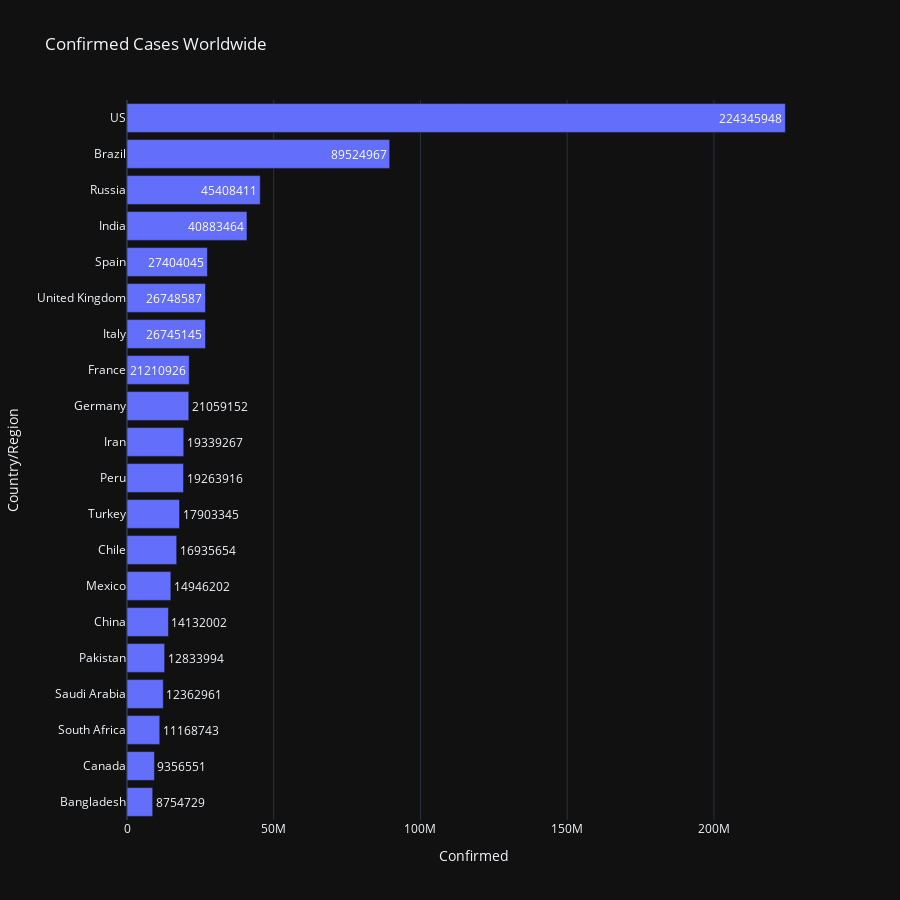
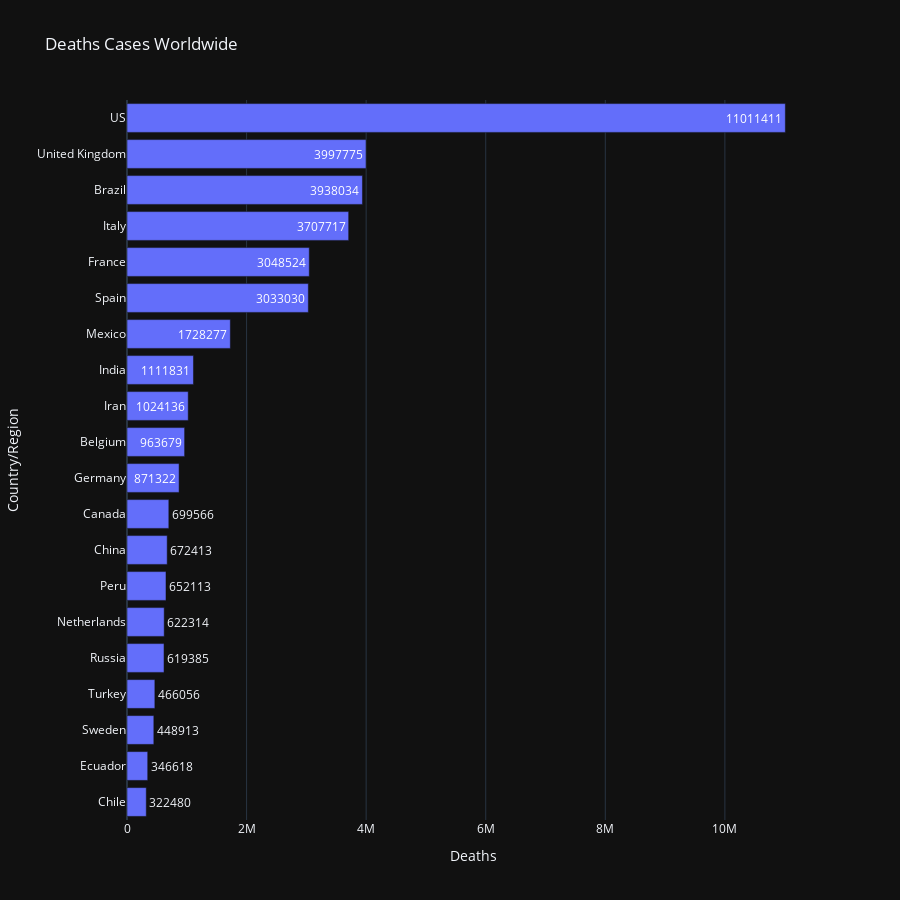
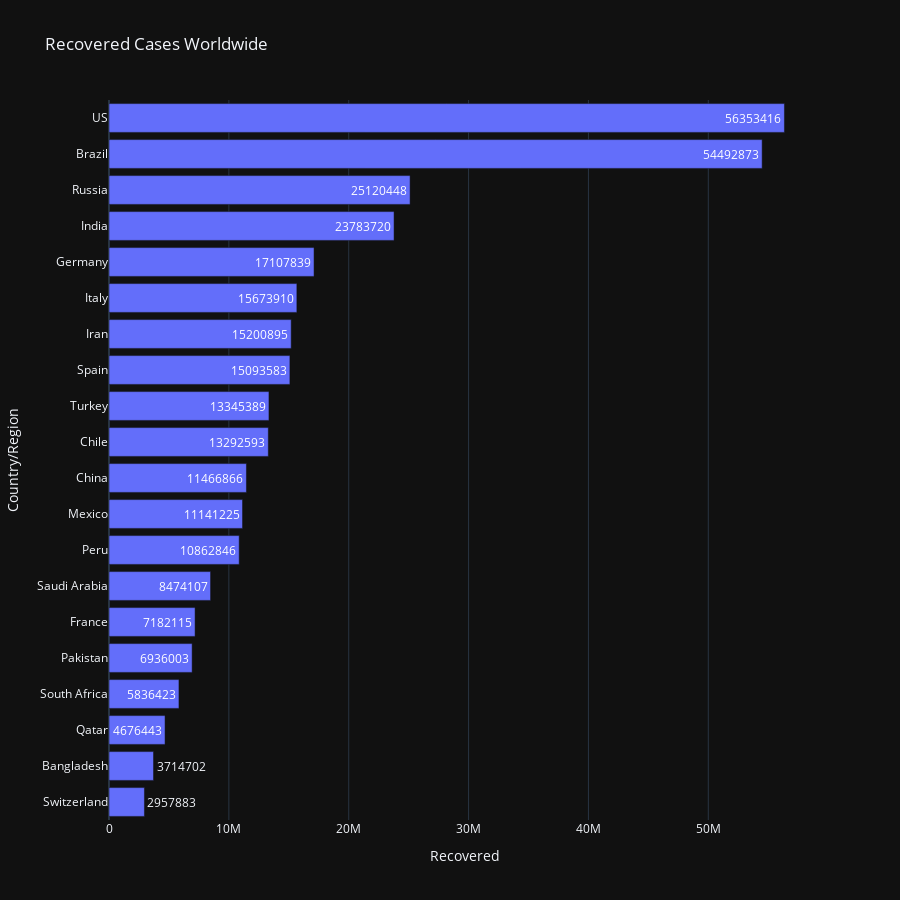
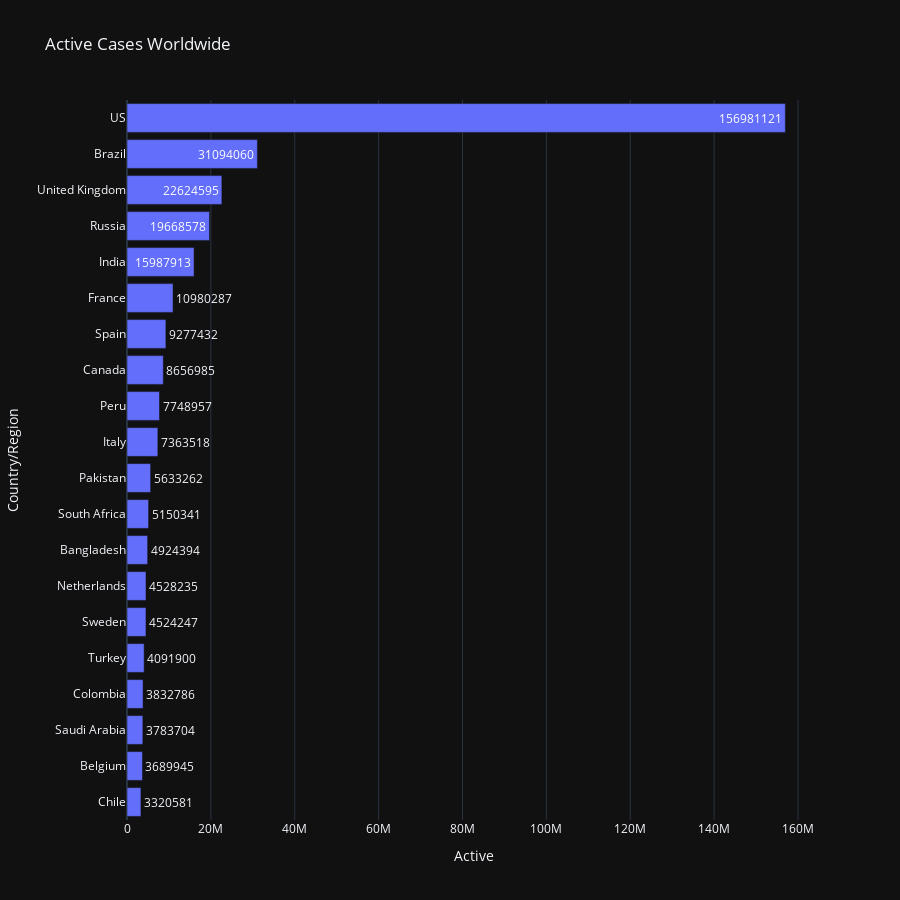

The notebook cell saved with these charts, in order:
### Code cell
# Creating a dataframe with total no of cases for every country
confirmiedcases = pd.DataFrame(cleaned_data.groupby('Country/Region')['Confirmed'].sum())
confirmiedcases['Country/Region'] = confirmiedcases.index
confirmiedcases.index = np.arange(1,188)

Deathcases = pd.DataFrame(cleaned_data.groupby('Country/Region')['Deaths'].sum())
Deathcases['Country/Region'] = Deathcases.index
Deathcases.iodex = np.arange(1,181)

Recoveredcases = pd.DataFrame(cleaned_data.groupby('Country/Region')['Recovered'].sum())
Recoveredcases['Country/Region'] = Recoveredcases.index
Recoveredcases.iodex = np.arange(1,188)

Activecases = pd.DataFrame(cleaned_data.groupby('Country/Region')['Active'].sum())
Activecases['Country/Region'] = Activecases.index
Activecases.iodex = np.arange(1,188)

global_Activecases = Activecases[['Country/Region','Active']]
global_Deathcases = Deathcases[['Country/Region','Deaths']]
global_Recoveredcases = Recoveredcases[['Country/Region','Recovered']]
global_confirmiedcases = confirmiedcases[['Country/Region','Confirmed']]

fig = px.bar(global_confirmiedcases.sort_values('Confirmed',ascending=False)[:20][::-1],x='Confirmed',y='Country/Region',title='Confirmed Cases Worldwide',text='Confirmed', height=900, orientation='h')
fig.show()

fig = px.bar(global_Deathcases.sort_values('Deaths',ascending=False)[:20][::-1],x='Deaths',y='Country/Region',title='Deaths Cases Worldwide',text='Deaths', height=900, orientation='h')
fig.show()

fig = px.bar(global_Recoveredcases.sort_values('Recovered',ascending=False)[:20][::-1],x='Recovered',y='Country/Region',title='Recovered Cases Worldwide',text='Recovered', height=900, orientation='h')
fig.show()

fig = px.bar(global_Activecases.sort_values('Active',ascending=False)[:20][::-1],x='Active',y='Country/Region',title='Active Cases Worldwide',text='Active', height=900, orientation='h')
fig.show()

### Figure 1 — Plotly figure (JSON) as saved in the notebook; plotly's stock layout.template omitted (floating-point values rounded to 4 significant figures)
{"data": [{"hovertemplate": "Confirmed=%{text}<br>Country/Region=%{y}<extra></extra>", "legendgroup": "", "marker": {"color": "#636efa", "pattern": {"shape": ""}}, "name": "", "orientation": "h", "showlegend": false, "text": [8755000.0, 9357000.0, 11170000.0, 12360000.0, 12830000.0, 14130000.0, 14950000.0, 16940000.0, 17900000.0, 19260000.0, 19340000.0, 21060000.0, 21210000.0, 26750000.0, 26750000.0, 27400000.0, 40880000.0, 45410000.0, 89520000.0, 224300000.0], "textposition": "auto", "type": "bar", "x": [8754729, 9356551, 11168743, 12362961, 12833994, 14132002, 14946202, 16935654, 17903345, 19263916, 19339267, 21059152, 21210926, 26745145, 26748587, 27404045, 40883464, 45408411, 89524967, 224345948], "xaxis": "x", "y": ["Bangladesh", "Canada", "South Africa", "Saudi Arabia", "Pakistan", "China", "Mexico", "Chile", "Turkey", "Peru", "Iran", "Germany", "France", "Italy", "United Kingdom", "Spain", "India", "Russia", "Brazil", "US"], "yaxis": "y"}], "layout": {"barmode": "relative", "height": 900, "legend": {"tracegroupgap": 0}, "title": {"text": "Confirmed Cases Worldwide"}, "xaxis": {"anchor": "y", "domain": [0, 1], "title": {"text": "Confirmed"}}, "yaxis": {"anchor": "x", "domain": [0, 1], "title": {"text": "Country/Region"}}}}

### Figure 2 — Plotly figure (JSON) as saved in the notebook; plotly's stock layout.template omitted (floating-point values rounded to 4 significant figures)
{"data": [{"hovertemplate": "Deaths=%{text}<br>Country/Region=%{y}<extra></extra>", "legendgroup": "", "marker": {"color": "#636efa", "pattern": {"shape": ""}}, "name": "", "orientation": "h", "showlegend": false, "text": [322500.0, 346600.0, 448900.0, 466100.0, 619400.0, 622300.0, 652100.0, 672400.0, 699600.0, 871300.0, 963700.0, 1024000.0, 1112000.0, 1728000.0, 3033000.0, 3049000.0, 3708000.0, 3938000.0, 3998000.0, 11010000.0], "textposition": "auto", "type": "bar", "x": [322480, 346618, 448913, 466056, 619385, 622314, 652113, 672413, 699566, 871322, 963679, 1024136, 1111831, 1728277, 3033030, 3048524, 3707717, 3938034, 3997775, 11011411], "xaxis": "x", "y": ["Chile", "Ecuador", "Sweden", "Turkey", "Russia", "Netherlands", "Peru", "China", "Canada", "Germany", "Belgium", "Iran", "India", "Mexico", "Spain", "France", "Italy", "Brazil", "United Kingdom", "US"], "yaxis": "y"}], "layout": {"barmode": "relative", "height": 900, "legend": {"tracegroupgap": 0}, "title": {"text": "Deaths Cases Worldwide"}, "xaxis": {"anchor": "y", "domain": [0, 1], "title": {"text": "Deaths"}}, "yaxis": {"anchor": "x", "domain": [0, 1], "title": {"text": "Country/Region"}}}}

### Figure 3 — Plotly figure (JSON) as saved in the notebook; plotly's stock layout.template omitted (floating-point values rounded to 4 significant figures)
{"data": [{"hovertemplate": "Recovered=%{text}<br>Country/Region=%{y}<extra></extra>", "legendgroup": "", "marker": {"color": "#636efa", "pattern": {"shape": ""}}, "name": "", "orientation": "h", "showlegend": false, "text": [2958000.0, 3715000.0, 4676000.0, 5836000.0, 6936000.0, 7182000.0, 8474000.0, 10860000.0, 11140000.0, 11470000.0, 13290000.0, 13350000.0, 15090000.0, 15200000.0, 15670000.0, 17110000.0, 23780000.0, 25120000.0, 54490000.0, 56350000.0], "textposition": "auto", "type": "bar", "x": [2957883, 3714702, 4676443, 5836423, 6936003, 7182115, 8474107, 10862846, 11141225, 11466866, 13292593, 13345389, 15093583, 15200895, 15673910, 17107839, 23783720, 25120448, 54492873, 56353416], "xaxis": "x", "y": ["Switzerland", "Bangladesh", "Qatar", "South Africa", "Pakistan", "France", "Saudi Arabia", "Peru", "Mexico", "China", "Chile", "Turkey", "Spain", "Iran", "Italy", "Germany", "India", "Russia", "Brazil", "US"], "yaxis": "y"}], "layout": {"barmode": "relative", "height": 900, "legend": {"tracegroupgap": 0}, "title": {"text": "Recovered Cases Worldwide"}, "xaxis": {"anchor": "y", "domain": [0, 1], "title": {"text": "Recovered"}}, "yaxis": {"anchor": "x", "domain": [0, 1], "title": {"text": "Country/Region"}}}}

### Figure 4 — Plotly figure (JSON) as saved in the notebook; plotly's stock layout.template omitted (floating-point values rounded to 4 significant figures)
{"data": [{"hovertemplate": "Active=%{text}<br>Country/Region=%{y}<extra></extra>", "legendgroup": "", "marker": {"color": "#636efa", "pattern": {"shape": ""}}, "name": "", "orientation": "h", "showlegend": false, "text": [3321000.0, 3690000.0, 3784000.0, 3833000.0, 4092000.0, 4524000.0, 4528000.0, 4924000.0, 5150000.0, 5633000.0, 7364000.0, 7749000.0, 8657000.0, 9277000.0, 10980000.0, 15990000.0, 19670000.0, 22620000.0, 31090000.0, 157000000.0], "textposition": "auto", "type": "bar", "x": [3320581, 3689945, 3783704, 3832786, 4091900, 4524247, 4528235, 4924394, 5150341, 5633262, 7363518, 7748957, 8656985, 9277432, 10980287, 15987913, 19668578, 22624595, 31094060, 156981121], "xaxis": "x", "y": ["Chile", "Belgium", "Saudi Arabia", "Colombia", "Turkey", "Sweden", "Netherlands", "Bangladesh", "South Africa", "Pakistan", "Italy", "Peru", "Canada", "Spain", "France", "India", "Russia", "United Kingdom", "Brazil", "US"], "yaxis": "y"}], "layout": {"barmode": "relative", "height": 900, "legend": {"tracegroupgap": 0}, "title": {"text": "Active Cases Worldwide"}, "xaxis": {"anchor": "y", "domain": [0, 1], "title": {"text": "Active"}}, "yaxis": {"anchor": "x", "domain": [0, 1], "title": {"text": "Country/Region"}}}}
